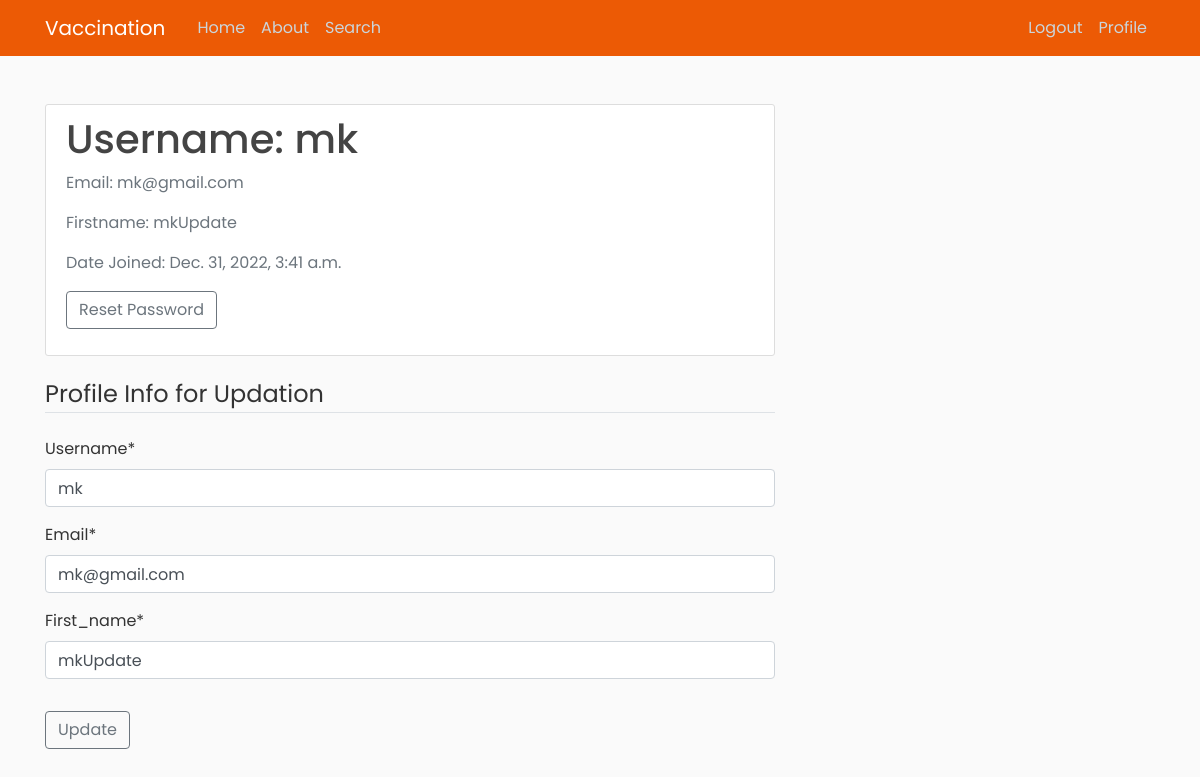
/profile/ (signed in), run on the app's committed database.
### users/models.py (models this page shows, shortened)
class User(AbstractBaseUser):
    email = models.EmailField(verbose_name='email', max_length=60, unique=True)
    first_name = models.CharField(verbose_name='first_name', max_length=60)
    last_name = models.CharField(verbose_name='last_name', max_length=60)
    username = models.CharField(max_length=30, unique=True)
    date_joined = models.DateTimeField(verbose_name='date_joined', auto_now_add=True)   #auto_now_add - adds only once when created
    last_login = models.DateTimeField(verbose_name='last_login', auto_now=True) #auto_now - adds whenever logged in
    is_admin = models.BooleanField(default=False)
    is_active = models.BooleanField(default=True)
    is_staff = models.BooleanField(default=False)
    is_superuser = models.BooleanField(default=False)
    '''(this is a keyword)deafult value: username (required at time of login)
        By setting it to email django takes in email address instead of username for login'''
    USERNAME_FIELD = 'email'
    '''a list fields that MUST be filled in order to register'''
    REQUIRED_FIELDS = ['username', 'first_name']
    '''Provides the info about where the manager is and how to use it'''
    objects = MyAccountManager()
    '''dunder str method: whenever a instance of this class is created that instance will be displayed/rendered with what this method will be returning(generally observed in admin panel)'''

### users/views.py (the view)
# urls.py: path('profile/',user_views.updateProfile, name='profile'),
@login_required
def updateProfile(request):
    if request.method == 'POST':
        form = UserUpdationForm(request.POST, instance=request.user)
        if form.is_valid():
            form.save()
            messages.success(request, f'Your details have been updated successfully')
            return redirect('profile')
    else:
        form = UserUpdationForm(instance=request.user)
    return render(request, 'users/profile.html', {'form': form})

### users/forms.py
class UserUpdationForm(forms.ModelForm):
    class Meta:
        model = User
        fields = ['username', 'email', 'first_name']

### users/templates/users/profile.html (shortened to what this page needs)
{% extends "vaccine/base.html" %}
{% load crispy_forms_tags %}
{% block content %}
    <div class="content-section">
        <div>
                <h2 class="account-heading">Username: {{ user.username }}</h2>
                <p class="text-secondary">Email: {{user.email}}</p>
                <p class="text-secondary">Firstname: {{user.first_name}}</p>
                <p class="text-secondary">Date Joined: {{user.date_joined}}</p>
                <div class="form-group">
                    <a class="btn btn-outline-secondary" href="{% url 'password_reset' %}">Reset Password</a>
                </div>
            </div>
        </div>
        <form action="" method="POST" enctype="multipart/form-data">
            <fieldset class='form-group'>
                <legend class="border-bottom mb-4">Profile Info for Updation</legend>
                {{ form|crispy }}
            </fieldset>
            <div class="form-group">
                <button class="btn btn-outline-secondary" type="submit">Update</button>
            </div>
        </form>
    </div>
{% endblock content %}

### vaccine/static/vaccine/global.css (style rules this page uses)
body { background: #fafafa; color: #333333; margin-top: 5rem; }
h1, h2, h3, h4, h5, h6 { color: #444444; }
.content-section { background: #ffffff; padding: 10px 20px; border: 1px solid #dddddd; border-radius: 3px; margin-bottom: 20px; }
.account-heading { font-size: 2.5rem; }

### vaccine/templates/vaccine/base.html (style rules this page uses)
* { font-family: 'Poppins', 'Open Sans', 'Raleway', sans-serif; }

### data on the page
User: username "mk", email "mk@gmail.com", first_name "mkUpdate", date_joined "Dec. 31, 2022, 3:41 a.m."
